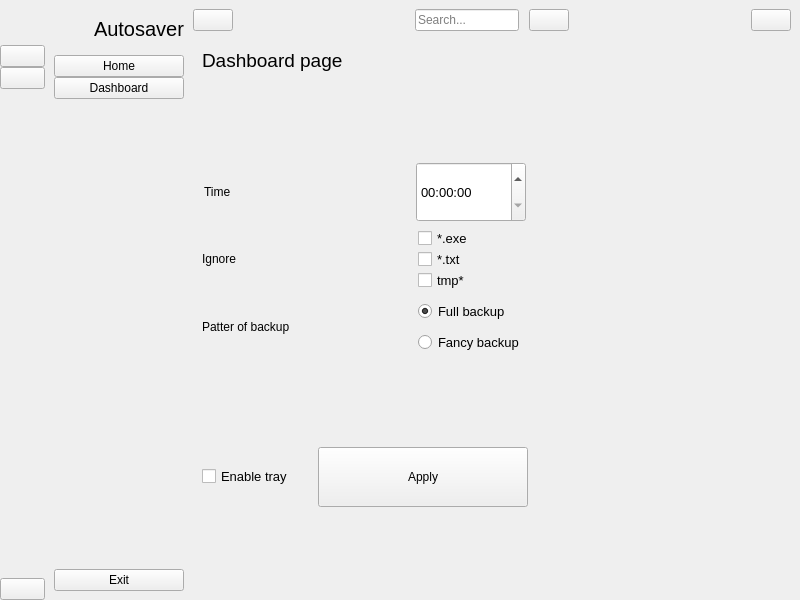
<?xml version="1.0" encoding="UTF-8"?>
<ui version="4.0">
 <class>MainWindow</class>
 <widget class="QMainWindow" name="MainWindow">
  <property name="geometry">
   <rect>
    <x>0</x>
    <y>0</y>
    <width>800</width>
    <height>600</height>
   </rect>
  </property>
  <property name="windowTitle">
   <string>MainWindow</string>
  </property>
  <widget class="QWidget" name="centralwidget">
   <layout class="QGridLayout" name="gridLayout">
    <property name="leftMargin">
     <number>0</number>
    </property>
    <property name="topMargin">
     <number>0</number>
    </property>
    <property name="rightMargin">
     <number>0</number>
    </property>
    <property name="bottomMargin">
     <number>0</number>
    </property>
    <property name="spacing">
     <number>0</number>
    </property>
    <item row="0" column="1">
     <widget class="QWidget" name="full_menu_widget" native="true">
      <layout class="QVBoxLayout" name="verticalLayout_4">
       <item>
        <layout class="QHBoxLayout" name="horizontalLayout_2">
         <property name="spacing">
          <number>0</number>
         </property>
         <item>
          <widget class="QLabel" name="logo_label_2">
           <property name="minimumSize">
            <size>
             <width>40</width>
             <height>40</height>
            </size>
           </property>
           <property name="maximumSize">
            <size>
             <width>40</width>
             <height>40</height>
            </size>
           </property>
           <property name="text">
            <string/>
           </property>
           <property name="pixmap">
            <pixmap resource="resource.qrc">:/icon/icon/Logo.png</pixmap>
           </property>
           <property name="scaledContents">
            <bool>true</bool>
           </property>
          </widget>
         </item>
         <item>
          <widget class="QLabel" name="logo_label_3">
           <property name="font">
            <font>
             <pointsize>15</pointsize>
            </font>
           </property>
           <property name="text">
            <string>Autosaver</string>
           </property>
          </widget>
         </item>
        </layout>
       </item>
       <item>
        <layout class="QVBoxLayout" name="verticalLayout_2">
         <property name="spacing">
          <number>0</number>
         </property>
         <item>
          <widget class="QPushButton" name="home_btn_2">
           <property name="text">
            <string>Home</string>
           </property>
           <property name="icon">
            <iconset resource="resource.qrc">
             <normaloff>:/icon/icon/home-4-32.ico</normaloff>
             <normalon>:/icon/icon/home-4-48.ico</normalon>:/icon/icon/home-4-32.ico</iconset>
           </property>
           <property name="iconSize">
            <size>
             <width>14</width>
             <height>14</height>
            </size>
           </property>
           <property name="checkable">
            <bool>true</bool>
           </property>
           <property name="autoExclusive">
            <bool>true</bool>
           </property>
          </widget>
         </item>
         <item>
          <widget class="QPushButton" name="dashboard_btn_2">
           <property name="text">
            <string>Dashboard</string>
           </property>
           <property name="icon">
            <iconset resource="resource.qrc">
             <normaloff>:/icon/icon/dashboard-5-32.ico</normaloff>
             <normalon>:/icon/icon/dashboard-5-48 (1).ico</normalon>:/icon/icon/dashboard-5-32.ico</iconset>
           </property>
           <property name="iconSize">
            <size>
             <width>14</width>
             <height>14</height>
            </size>
           </property>
           <property name="checkable">
            <bool>true</bool>
           </property>
           <property name="autoExclusive">
            <bool>true</bool>
           </property>
          </widget>
         </item>
        </layout>
       </item>
       <item>
        <spacer name="verticalSpacer_2">
         <property name="orientation">
          <enum>Qt::Vertical</enum>
         </property>
         <property name="sizeHint" stdset="0">
          <size>
           <width>20</width>
           <height>448</height>
          </size>
         </property>
        </spacer>
       </item>
       <item>
        <widget class="QPushButton" name="exit_btn_2">
         <property name="text">
          <string>Exit</string>
         </property>
         <property name="icon">
          <iconset resource="resource.qrc">
           <normaloff>:/icon/icon/close-window-64.ico</normaloff>:/icon/icon/close-window-64.ico</iconset>
         </property>
         <property name="iconSize">
          <size>
           <width>14</width>
           <height>14</height>
          </size>
         </property>
        </widget>
       </item>
      </layout>
     </widget>
    </item>
    <item row="0" column="0">
     <widget class="QWidget" name="icon_only_widget" native="true">
      <layout class="QVBoxLayout" name="verticalLayout_3">
       <property name="spacing">
        <number>0</number>
       </property>
       <property name="leftMargin">
        <number>0</number>
       </property>
       <property name="topMargin">
        <number>0</number>
       </property>
       <property name="rightMargin">
        <number>0</number>
       </property>
       <property name="bottomMargin">
        <number>0</number>
       </property>
       <item>
        <layout class="QHBoxLayout" name="horizontalLayout_4">
         <item>
          <widget class="QLabel" name="label">
           <property name="minimumSize">
            <size>
             <width>45</width>
             <height>45</height>
            </size>
           </property>
           <property name="maximumSize">
            <size>
             <width>45</width>
             <height>45</height>
            </size>
           </property>
           <property name="text">
            <string/>
           </property>
           <property name="pixmap">
            <pixmap resource="resource.qrc">:/icon/icon/Logo.png</pixmap>
           </property>
           <property name="scaledContents">
            <bool>true</bool>
           </property>
          </widget>
         </item>
        </layout>
       </item>
       <item>
        <layout class="QVBoxLayout" name="verticalLayout">
         <property name="spacing">
          <number>0</number>
         </property>
         <item>
          <widget class="QPushButton" name="home_btn_1">
           <property name="text">
            <string/>
           </property>
           <property name="icon">
            <iconset resource="resource.qrc">
             <normaloff>:/icon/icon/home-4-32.ico</normaloff>
             <normalon>:/icon/icon/home-4-48.ico</normalon>:/icon/icon/home-4-32.ico</iconset>
           </property>
           <property name="iconSize">
            <size>
             <width>20</width>
             <height>20</height>
            </size>
           </property>
           <property name="checkable">
            <bool>true</bool>
           </property>
           <property name="autoExclusive">
            <bool>true</bool>
           </property>
          </widget>
         </item>
         <item>
          <widget class="QPushButton" name="dashboard_btn_1">
           <property name="text">
            <string/>
           </property>
           <property name="icon">
            <iconset resource="resource.qrc">
             <normaloff>:/icon/icon/dashboard-5-32.ico</normaloff>
             <normalon>:/icon/icon/dashboard-5-48 (1).ico</normalon>:/icon/icon/dashboard-5-32.ico</iconset>
           </property>
           <property name="iconSize">
            <size>
             <width>20</width>
             <height>20</height>
            </size>
           </property>
           <property name="checkable">
            <bool>true</bool>
           </property>
           <property name="autoExclusive">
            <bool>true</bool>
           </property>
          </widget>
         </item>
        </layout>
       </item>
       <item>
        <spacer name="verticalSpacer">
         <property name="orientation">
          <enum>Qt::Vertical</enum>
         </property>
         <property name="sizeHint" stdset="0">
          <size>
           <width>20</width>
           <height>464</height>
          </size>
         </property>
        </spacer>
       </item>
       <item>
        <widget class="QPushButton" name="exit_btn_1">
         <property name="text">
          <string/>
         </property>
         <property name="icon">
          <iconset resource="resource.qrc">
           <normaloff>:/icon/icon/close-window-64.ico</normaloff>:/icon/icon/close-window-64.ico</iconset>
         </property>
         <property name="iconSize">
          <size>
           <width>20</width>
           <height>20</height>
          </size>
         </property>
        </widget>
       </item>
      </layout>
     </widget>
    </item>
    <item row="0" column="2">
     <widget class="QWidget" name="widget_3" native="true">
      <layout class="QVBoxLayout" name="verticalLayout_5">
       <property name="spacing">
        <number>0</number>
       </property>
       <property name="leftMargin">
        <number>0</number>
       </property>
       <property name="topMargin">
        <number>0</number>
       </property>
       <property name="rightMargin">
        <number>0</number>
       </property>
       <property name="bottomMargin">
        <number>0</number>
       </property>
       <item>
        <widget class="QWidget" name="widget" native="true">
         <property name="minimumSize">
          <size>
           <width>0</width>
           <height>40</height>
          </size>
         </property>
         <layout class="QHBoxLayout" name="horizontalLayout_5">
          <property name="spacing">
           <number>0</number>
          </property>
          <property name="leftMargin">
           <number>0</number>
          </property>
          <property name="topMargin">
           <number>0</number>
          </property>
          <property name="rightMargin">
           <number>9</number>
          </property>
          <property name="bottomMargin">
           <number>0</number>
          </property>
          <item>
           <widget class="QPushButton" name="change_sidebar_btn">
            <property name="text">
             <string/>
            </property>
            <property name="icon">
             <iconset resource="resource.qrc">
              <normaloff>:/icon/icon/menu-4-32.ico</normaloff>:/icon/icon/menu-4-32.ico</iconset>
            </property>
            <property name="iconSize">
             <size>
              <width>14</width>
              <height>14</height>
             </size>
            </property>
            <property name="checkable">
             <bool>true</bool>
            </property>
           </widget>
          </item>
          <item>
           <spacer name="horizontalSpacer">
            <property name="orientation">
             <enum>Qt::Horizontal</enum>
            </property>
            <property name="sizeHint" stdset="0">
             <size>
              <width>185</width>
              <height>20</height>
             </size>
            </property>
           </spacer>
          </item>
          <item>
           <layout class="QHBoxLayout" name="horizontalLayout">
            <property name="spacing">
             <number>10</number>
            </property>
            <item>
             <widget class="QLineEdit" name="search_input">
              <property name="placeholderText">
               <string>Search...</string>
              </property>
             </widget>
            </item>
            <item>
             <widget class="QPushButton" name="search_btn">
              <property name="text">
               <string/>
              </property>
              <property name="icon">
               <iconset resource="resource.qrc">
                <normaloff>:/icon/icon/search-13-48.ico</normaloff>:/icon/icon/search-13-48.ico</iconset>
              </property>
              <property name="iconSize">
               <size>
                <width>14</width>
                <height>14</height>
               </size>
              </property>
             </widget>
            </item>
           </layout>
          </item>
          <item>
           <spacer name="horizontalSpacer_2">
            <property name="orientation">
             <enum>Qt::Horizontal</enum>
            </property>
            <property name="sizeHint" stdset="0">
             <size>
              <width>185</width>
              <height>20</height>
             </size>
            </property>
           </spacer>
          </item>
          <item>
           <widget class="QPushButton" name="user_btn">
            <property name="text">
             <string/>
            </property>
            <property name="icon">
             <iconset resource="resource.qrc">
              <normaloff>:/icon/icon/user-48.ico</normaloff>:/icon/icon/user-48.ico</iconset>
            </property>
           </widget>
          </item>
         </layout>
        </widget>
       </item>
       <item>
        <widget class="QStackedWidget" name="stackedWidget">
         <property name="currentIndex">
          <number>1</number>
         </property>
         <widget class="QWidget" name="page">
          <layout class="QGridLayout" name="gridLayout_4">
           <item row="0" column="0" colspan="2">
            <widget class="QLabel" name="home_label">
             <property name="font">
              <font>
               <pointsize>14</pointsize>
              </font>
             </property>
             <property name="text">
              <string>Home page</string>
             </property>
            </widget>
           </item>
           <item row="0" column="2">
            <spacer name="horizontalSpacer_16">
             <property name="orientation">
              <enum>Qt::Horizontal</enum>
             </property>
             <property name="sizeHint" stdset="0">
              <size>
               <width>322</width>
               <height>20</height>
              </size>
             </property>
            </spacer>
           </item>
           <item row="1" column="0">
            <spacer name="verticalSpacer_10">
             <property name="orientation">
              <enum>Qt::Vertical</enum>
             </property>
             <property name="sizeHint" stdset="0">
              <size>
               <width>20</width>
               <height>115</height>
              </size>
             </property>
            </spacer>
           </item>
           <item row="2" column="0" colspan="3">
            <layout class="QHBoxLayout" name="horizontalLayout_10">
             <item>
              <widget class="QPushButton" name="from_button">
               <property name="minimumSize">
                <size>
                 <width>210</width>
                 <height>60</height>
                </size>
               </property>
               <property name="maximumSize">
                <size>
                 <width>210</width>
                 <height>60</height>
                </size>
               </property>
               <property name="styleSheet">
                <string notr="true"/>
               </property>
               <property name="text">
                <string>from</string>
               </property>
              </widget>
             </item>
             <item>
              <widget class="QLabel" name="from_lable">
               <property name="minimumSize">
                <size>
                 <width>210</width>
                 <height>60</height>
                </size>
               </property>
               <property name="maximumSize">
                <size>
                 <width>210</width>
                 <height>60</height>
                </size>
               </property>
               <property name="text">
                <string>from</string>
               </property>
               <property name="wordWrap">
                <bool>true</bool>
               </property>
              </widget>
             </item>
            </layout>
           </item>
           <item row="2" column="3">
            <spacer name="horizontalSpacer_12">
             <property name="orientation">
              <enum>Qt::Horizontal</enum>
             </property>
             <property name="sizeHint" stdset="0">
              <size>
               <width>149</width>
               <height>20</height>
              </size>
             </property>
            </spacer>
           </item>
           <item row="3" column="0" colspan="3">
            <layout class="QHBoxLayout" name="horizontalLayout_11">
             <item>
              <widget class="QPushButton" name="to_button">
               <property name="minimumSize">
                <size>
                 <width>210</width>
                 <height>60</height>
                </size>
               </property>
               <property name="maximumSize">
                <size>
                 <width>210</width>
                 <height>60</height>
                </size>
               </property>
               <property name="text">
                <string>to</string>
               </property>
              </widget>
             </item>
             <item>
              <widget class="QLabel" name="to_lable">
               <property name="minimumSize">
                <size>
                 <width>210</width>
                 <height>60</height>
                </size>
               </property>
               <property name="maximumSize">
                <size>
                 <width>210</width>
                 <height>60</height>
                </size>
               </property>
               <property name="text">
                <string>to</string>
               </property>
               <property name="wordWrap">
                <bool>true</bool>
               </property>
              </widget>
             </item>
            </layout>
           </item>
           <item row="3" column="3">
            <spacer name="horizontalSpacer_13">
             <property name="orientation">
              <enum>Qt::Horizontal</enum>
             </property>
             <property name="sizeHint" stdset="0">
              <size>
               <width>149</width>
               <height>20</height>
              </size>
             </property>
            </spacer>
           </item>
           <item row="4" column="0" colspan="3">
            <layout class="QHBoxLayout" name="horizontalLayout_12">
             <item>
              <widget class="QPushButton" name="tmp_button">
               <property name="minimumSize">
                <size>
                 <width>210</width>
                 <height>60</height>
                </size>
               </property>
               <property name="maximumSize">
                <size>
                 <width>210</width>
                 <height>60</height>
                </size>
               </property>
               <property name="text">
                <string>Backup</string>
               </property>
              </widget>
             </item>
             <item>
              <widget class="QLabel" name="stats_lable">
               <property name="minimumSize">
                <size>
                 <width>210</width>
                 <height>60</height>
                </size>
               </property>
               <property name="maximumSize">
                <size>
                 <width>210</width>
                 <height>60</height>
                </size>
               </property>
               <property name="text">
                <string>status</string>
               </property>
               <property name="wordWrap">
                <bool>true</bool>
               </property>
              </widget>
             </item>
            </layout>
           </item>
           <item row="4" column="3">
            <spacer name="horizontalSpacer_14">
             <property name="orientation">
              <enum>Qt::Horizontal</enum>
             </property>
             <property name="sizeHint" stdset="0">
              <size>
               <width>149</width>
               <height>20</height>
              </size>
             </property>
            </spacer>
           </item>
           <item row="5" column="0" colspan="3">
            <layout class="QHBoxLayout" name="horizontalLayout_13">
             <item>
              <widget class="QPushButton" name="recovery_button">
               <property name="sizePolicy">
                <sizepolicy hsizetype="Fixed" vsizetype="Fixed">
                 <horstretch>0</horstretch>
                 <verstretch>0</verstretch>
                </sizepolicy>
               </property>
               <property name="minimumSize">
                <size>
                 <width>210</width>
                 <height>60</height>
                </size>
               </property>
               <property name="maximumSize">
                <size>
                 <width>210</width>
                 <height>60</height>
                </size>
               </property>
               <property name="text">
                <string>Recover</string>
               </property>
              </widget>
             </item>
             <item>
              <spacer name="horizontalSpacer_17">
               <property name="orientation">
                <enum>Qt::Horizontal</enum>
               </property>
               <property name="sizeHint" stdset="0">
                <size>
                 <width>40</width>
                 <height>20</height>
                </size>
               </property>
              </spacer>
             </item>
            </layout>
           </item>
           <item row="5" column="3">
            <spacer name="horizontalSpacer_15">
             <property name="orientation">
              <enum>Qt::Horizontal</enum>
             </property>
             <property name="sizeHint" stdset="0">
              <size>
               <width>149</width>
               <height>20</height>
              </size>
             </property>
            </spacer>
           </item>
           <item row="6" column="1">
            <spacer name="verticalSpacer_11">
             <property name="orientation">
              <enum>Qt::Vertical</enum>
             </property>
             <property name="sizeHint" stdset="0">
              <size>
               <width>20</width>
               <height>114</height>
              </size>
             </property>
            </spacer>
           </item>
          </layout>
         </widget>
         <widget class="QWidget" name="page_2">
          <layout class="QGridLayout" name="gridLayout_3">
           <item row="0" column="0">
            <widget class="QLabel" name="label_2">
             <property name="font">
              <font>
               <pointsize>14</pointsize>
              </font>
             </property>
             <property name="text">
              <string>Dashboard page</string>
             </property>
            </widget>
           </item>
           <item row="1" column="1" colspan="2">
            <spacer name="verticalSpacer_7">
             <property name="orientation">
              <enum>Qt::Vertical</enum>
             </property>
             <property name="sizeHint" stdset="0">
              <size>
               <width>20</width>
               <height>73</height>
              </size>
             </property>
            </spacer>
           </item>
           <item row="3" column="0" colspan="3">
            <layout class="QHBoxLayout" name="horizontalLayout_7">
             <item>
              <widget class="QLabel" name="label_5">
               <property name="minimumSize">
                <size>
                 <width>210</width>
                 <height>60</height>
                </size>
               </property>
               <property name="maximumSize">
                <size>
                 <width>210</width>
                 <height>60</height>
                </size>
               </property>
               <property name="text">
                <string>Ignore</string>
               </property>
              </widget>
             </item>
             <item>
              <layout class="QVBoxLayout" name="verticalLayout_9">
               <property name="spacing">
                <number>0</number>
               </property>
               <item>
                <widget class="QCheckBox" name="Check_box_1">
                 <property name="font">
                  <font>
                   <pointsize>10</pointsize>
                  </font>
                 </property>
                 <property name="text">
                  <string>*.exe</string>
                 </property>
                </widget>
               </item>
               <item>
                <widget class="QCheckBox" name="Check_box_2">
                 <property name="font">
                  <font>
                   <pointsize>10</pointsize>
                  </font>
                 </property>
                 <property name="text">
                  <string>*.txt</string>
                 </property>
                </widget>
               </item>
               <item>
                <widget class="QCheckBox" name="Check_box_3">
                 <property name="font">
                  <font>
                   <pointsize>10</pointsize>
                  </font>
                 </property>
                 <property name="text">
                  <string>tmp*</string>
                 </property>
                </widget>
               </item>
              </layout>
             </item>
            </layout>
           </item>
           <item row="4" column="0" colspan="3">
            <layout class="QHBoxLayout" name="horizontalLayout_8">
             <item>
              <widget class="QLabel" name="label_7">
               <property name="minimumSize">
                <size>
                 <width>210</width>
                 <height>60</height>
                </size>
               </property>
               <property name="maximumSize">
                <size>
                 <width>210</width>
                 <height>60</height>
                </size>
               </property>
               <property name="text">
                <string>Patter of backup</string>
               </property>
              </widget>
             </item>
             <item>
              <layout class="QVBoxLayout" name="verticalLayout_10">
               <item>
                <widget class="QRadioButton" name="backup_option_1">
                 <property name="font">
                  <font>
                   <pointsize>10</pointsize>
                  </font>
                 </property>
                 <property name="text">
                  <string>Full backup</string>
                 </property>
                 <property name="checked">
                  <bool>true</bool>
                 </property>
                </widget>
               </item>
               <item>
                <widget class="QRadioButton" name="backup_option_2">
                 <property name="font">
                  <font>
                   <pointsize>10</pointsize>
                  </font>
                 </property>
                 <property name="text">
                  <string>Fancy backup</string>
                 </property>
                </widget>
               </item>
              </layout>
             </item>
            </layout>
           </item>
           <item row="6" column="0" colspan="3">
            <layout class="QHBoxLayout" name="horizontalLayout_9">
             <item>
              <widget class="QCheckBox" name="tray_check_box">
               <property name="minimumSize">
                <size>
                 <width>110</width>
                 <height>41</height>
                </size>
               </property>
               <property name="maximumSize">
                <size>
                 <width>110</width>
                 <height>41</height>
                </size>
               </property>
               <property name="font">
                <font>
                 <pointsize>10</pointsize>
                </font>
               </property>
               <property name="text">
                <string>Enable tray</string>
               </property>
              </widget>
             </item>
             <item>
              <widget class="QPushButton" name="time_button">
               <property name="enabled">
                <bool>true</bool>
               </property>
               <property name="sizePolicy">
                <sizepolicy hsizetype="Minimum" vsizetype="Fixed">
                 <horstretch>0</horstretch>
                 <verstretch>0</verstretch>
                </sizepolicy>
               </property>
               <property name="minimumSize">
                <size>
                 <width>210</width>
                 <height>60</height>
                </size>
               </property>
               <property name="maximumSize">
                <size>
                 <width>210</width>
                 <height>60</height>
                </size>
               </property>
               <property name="autoFillBackground">
                <bool>false</bool>
               </property>
               <property name="text">
                <string>Apply</string>
               </property>
               <property name="checkable">
                <bool>false</bool>
               </property>
              </widget>
             </item>
            </layout>
           </item>
           <item row="7" column="0" colspan="2">
            <spacer name="verticalSpacer_8">
             <property name="orientation">
              <enum>Qt::Vertical</enum>
             </property>
             <property name="sizeHint" stdset="0">
              <size>
               <width>20</width>
               <height>73</height>
              </size>
             </property>
            </spacer>
           </item>
           <item row="2" column="0" colspan="3">
            <layout class="QHBoxLayout" name="horizontalLayout_6">
             <property name="spacing">
              <number>0</number>
             </property>
             <item>
              <widget class="QLabel" name="label_4">
               <property name="minimumSize">
                <size>
                 <width>210</width>
                 <height>60</height>
                </size>
               </property>
               <property name="maximumSize">
                <size>
                 <width>210</width>
                 <height>60</height>
                </size>
               </property>
               <property name="text">
                <string>Time</string>
               </property>
              </widget>
             </item>
             <item>
              <widget class="QTimeEdit" name="time_holder">
               <property name="minimumSize">
                <size>
                 <width>110</width>
                 <height>60</height>
                </size>
               </property>
               <property name="maximumSize">
                <size>
                 <width>110</width>
                 <height>60</height>
                </size>
               </property>
               <property name="font">
                <font>
                 <pointsize>10</pointsize>
                </font>
               </property>
              </widget>
             </item>
            </layout>
           </item>
           <item row="3" column="3" colspan="3">
            <spacer name="horizontalSpacer_9">
             <property name="orientation">
              <enum>Qt::Horizontal</enum>
             </property>
             <property name="sizeHint" stdset="0">
              <size>
               <width>249</width>
               <height>61</height>
              </size>
             </property>
            </spacer>
           </item>
           <item row="4" column="3" colspan="3">
            <spacer name="horizontalSpacer_10">
             <property name="orientation">
              <enum>Qt::Horizontal</enum>
             </property>
             <property name="sizeHint" stdset="0">
              <size>
               <width>249</width>
               <height>59</height>
              </size>
             </property>
            </spacer>
           </item>
           <item row="6" column="3" colspan="3">
            <spacer name="horizontalSpacer_11">
             <property name="orientation">
              <enum>Qt::Horizontal</enum>
             </property>
             <property name="sizeHint" stdset="0">
              <size>
               <width>108</width>
               <height>20</height>
              </size>
             </property>
            </spacer>
           </item>
           <item row="5" column="1">
            <spacer name="verticalSpacer_9">
             <property name="orientation">
              <enum>Qt::Vertical</enum>
             </property>
             <property name="sizeHint" stdset="0">
              <size>
               <width>20</width>
               <height>72</height>
              </size>
             </property>
            </spacer>
           </item>
           <item row="2" column="3" colspan="3">
            <spacer name="horizontalSpacer_8">
             <property name="orientation">
              <enum>Qt::Horizontal</enum>
             </property>
             <property name="sizeHint" stdset="0">
              <size>
               <width>249</width>
               <height>59</height>
              </size>
             </property>
            </spacer>
           </item>
          </layout>
         </widget>
         <widget class="QWidget" name="page_3">
          <layout class="QGridLayout" name="gridLayout_2">
           <item row="0" column="0" colspan="3">
            <layout class="QHBoxLayout" name="horizontalLayout_3">
             <item>
              <widget class="QLabel" name="label_3">
               <property name="font">
                <font>
                 <pointsize>16</pointsize>
                </font>
               </property>
               <property name="text">
                <string>User_page</string>
               </property>
              </widget>
             </item>
             <item>
              <spacer name="horizontalSpacer_5">
               <property name="orientation">
                <enum>Qt::Horizontal</enum>
               </property>
               <property name="sizeHint" stdset="0">
                <size>
                 <width>40</width>
                 <height>20</height>
                </size>
               </property>
              </spacer>
             </item>
            </layout>
           </item>
           <item row="1" column="1">
            <spacer name="verticalSpacer_3">
             <property name="orientation">
              <enum>Qt::Vertical</enum>
             </property>
             <property name="sizeHint" stdset="0">
              <size>
               <width>20</width>
               <height>161</height>
              </size>
             </property>
            </spacer>
           </item>
           <item row="2" column="0">
            <spacer name="horizontalSpacer_6">
             <property name="orientation">
              <enum>Qt::Horizontal</enum>
             </property>
             <property name="sizeHint" stdset="0">
              <size>
               <width>179</width>
               <height>20</height>
              </size>
             </property>
            </spacer>
           </item>
           <item row="2" column="1">
            <layout class="QVBoxLayout" name="verticalLayout_8">
             <property name="bottomMargin">
              <number>5</number>
             </property>
             <item>
              <layout class="QVBoxLayout" name="verticalLayout_6">
               <item>
                <widget class="QLabel" name="label_8">
                 <property name="text">
                  <string>Login</string>
                 </property>
                </widget>
               </item>
               <item>
                <widget class="QLineEdit" name="login_line"/>
               </item>
              </layout>
             </item>
             <item>
              <layout class="QVBoxLayout" name="verticalLayout_7">
               <property name="topMargin">
                <number>10</number>
               </property>
               <item>
                <widget class="QLabel" name="label_9">
                 <property name="text">
                  <string>Password</string>
                 </property>
                </widget>
               </item>
               <item>
                <widget class="QLineEdit" name="password_line"/>
               </item>
              </layout>
             </item>
            </layout>
           </item>
           <item row="2" column="2">
            <spacer name="horizontalSpacer_7">
             <property name="orientation">
              <enum>Qt::Horizontal</enum>
             </property>
             <property name="sizeHint" stdset="0">
              <size>
               <width>179</width>
               <height>20</height>
              </size>
             </property>
            </spacer>
           </item>
           <item row="3" column="1">
            <widget class="QPushButton" name="login_button">
             <property name="sizePolicy">
              <sizepolicy hsizetype="Expanding" vsizetype="Expanding">
               <horstretch>0</horstretch>
               <verstretch>0</verstretch>
              </sizepolicy>
             </property>
             <property name="minimumSize">
              <size>
               <width>210</width>
               <height>60</height>
              </size>
             </property>
             <property name="maximumSize">
              <size>
               <width>210</width>
               <height>60</height>
              </size>
             </property>
             <property name="text">
              <string>Apply</string>
             </property>
            </widget>
           </item>
           <item row="4" column="1">
            <spacer name="verticalSpacer_6">
             <property name="orientation">
              <enum>Qt::Vertical</enum>
             </property>
             <property name="sizeHint" stdset="0">
              <size>
               <width>20</width>
               <height>161</height>
              </size>
             </property>
            </spacer>
           </item>
          </layout>
         </widget>
         <widget class="QWidget" name="page_4">
          <layout class="QGridLayout" name="gridLayout_5">
           <item row="1" column="1">
            <widget class="QLabel" name="photo_lable">
             <property name="maximumSize">
              <size>
               <width>300</width>
               <height>300</height>
              </size>
             </property>
             <property name="text">
              <string/>
             </property>
             <property name="pixmap">
              <pixmap>../img/2loading_gif.gif</pixmap>
             </property>
             <property name="scaledContents">
              <bool>true</bool>
             </property>
            </widget>
           </item>
           <item row="1" column="2">
            <spacer name="horizontalSpacer_3">
             <property name="orientation">
              <enum>Qt::Horizontal</enum>
             </property>
             <property name="sizeHint" stdset="0">
              <size>
               <width>40</width>
               <height>20</height>
              </size>
             </property>
            </spacer>
           </item>
           <item row="2" column="1">
            <widget class="QLabel" name="label_6">
             <property name="font">
              <font>
               <pointsize>17</pointsize>
               <weight>50</weight>
               <bold>false</bold>
               <strikeout>false</strikeout>
               <kerning>false</kerning>
              </font>
             </property>
             <property name="autoFillBackground">
              <bool>false</bool>
             </property>
             <property name="text">
              <string>Search_page</string>
             </property>
            </widget>
           </item>
           <item row="0" column="1">
            <spacer name="verticalSpacer_5">
             <property name="orientation">
              <enum>Qt::Vertical</enum>
             </property>
             <property name="sizeHint" stdset="0">
              <size>
               <width>20</width>
               <height>40</height>
              </size>
             </property>
            </spacer>
           </item>
           <item row="3" column="1">
            <spacer name="verticalSpacer_4">
             <property name="orientation">
              <enum>Qt::Vertical</enum>
             </property>
             <property name="sizeHint" stdset="0">
              <size>
               <width>20</width>
               <height>40</height>
              </size>
             </property>
            </spacer>
           </item>
           <item row="1" column="0">
            <spacer name="horizontalSpacer_4">
             <property name="orientation">
              <enum>Qt::Horizontal</enum>
             </property>
             <property name="sizeHint" stdset="0">
              <size>
               <width>40</width>
               <height>20</height>
              </size>
             </property>
            </spacer>
           </item>
          </layout>
         </widget>
        </widget>
       </item>
      </layout>
     </widget>
    </item>
   </layout>
  </widget>
 </widget>
 <resources>
  <include location="resource.qrc"/>
 </resources>
 <connections>
  <connection>
   <sender>change_sidebar_btn</sender>
   <signal>toggled(bool)</signal>
   <receiver>icon_only_widget</receiver>
   <slot>setVisible(bool)</slot>
   <hints>
    <hint type="sourcelabel">
     <x>221</x>
     <y>30</y>
    </hint>
    <hint type="destinationlabel">
     <x>40</x>
     <y>216</y>
    </hint>
   </hints>
  </connection>
  <connection>
   <sender>change_sidebar_btn</sender>
   <signal>toggled(bool)</signal>
   <receiver>full_menu_widget</receiver>
   <slot>setHidden(bool)</slot>
   <hints>
    <hint type="sourcelabel">
     <x>221</x>
     <y>29</y>
    </hint>
    <hint type="destinationlabel">
     <x>119</x>
     <y>174</y>
    </hint>
   </hints>
  </connection>
  <connection>
   <sender>home_btn_1</sender>
   <signal>toggled(bool)</signal>
   <receiver>home_btn_2</receiver>
   <slot>setChecked(bool)</slot>
   <hints>
    <hint type="sourcelabel">
     <x>25</x>
     <y>66</y>
    </hint>
    <hint type="destinationlabel">
     <x>91</x>
     <y>67</y>
    </hint>
   </hints>
  </connection>
  <connection>
   <sender>home_btn_2</sender>
   <signal>toggled(bool)</signal>
   <receiver>home_btn_1</receiver>
   <slot>setChecked(bool)</slot>
   <hints>
    <hint type="sourcelabel">
     <x>157</x>
     <y>75</y>
    </hint>
    <hint type="destinationlabel">
     <x>44</x>
     <y>72</y>
    </hint>
   </hints>
  </connection>
  <connection>
   <sender>dashboard_btn_1</sender>
   <signal>toggled(bool)</signal>
   <receiver>dashboard_btn_2</receiver>
   <slot>setChecked(bool)</slot>
   <hints>
    <hint type="sourcelabel">
     <x>27</x>
     <y>91</y>
    </hint>
    <hint type="destinationlabel">
     <x>88</x>
     <y>92</y>
    </hint>
   </hints>
  </connection>
  <connection>
   <sender>dashboard_btn_2</sender>
   <signal>toggled(bool)</signal>
   <receiver>dashboard_btn_1</receiver>
   <slot>setChecked(bool)</slot>
   <hints>
    <hint type="sourcelabel">
     <x>153</x>
     <y>92</y>
    </hint>
    <hint type="destinationlabel">
     <x>40</x>
     <y>99</y>
    </hint>
   </hints>
  </connection>
  <connection>
   <sender>exit_btn_1</sender>
   <signal>clicked()</signal>
   <receiver>MainWindow</receiver>
   <slot>close()</slot>
   <hints>
    <hint type="sourcelabel">
     <x>36</x>
     <y>579</y>
    </hint>
    <hint type="destinationlabel">
     <x>236</x>
     <y>610</y>
    </hint>
   </hints>
  </connection>
  <connection>
   <sender>exit_btn_2</sender>
   <signal>clicked()</signal>
   <receiver>MainWindow</receiver>
   <slot>close()</slot>
   <hints>
    <hint type="sourcelabel">
     <x>143</x>
     <y>583</y>
    </hint>
    <hint type="destinationlabel">
     <x>159</x>
     <y>655</y>
    </hint>
   </hints>
  </connection>
 </connections>
</ui>
